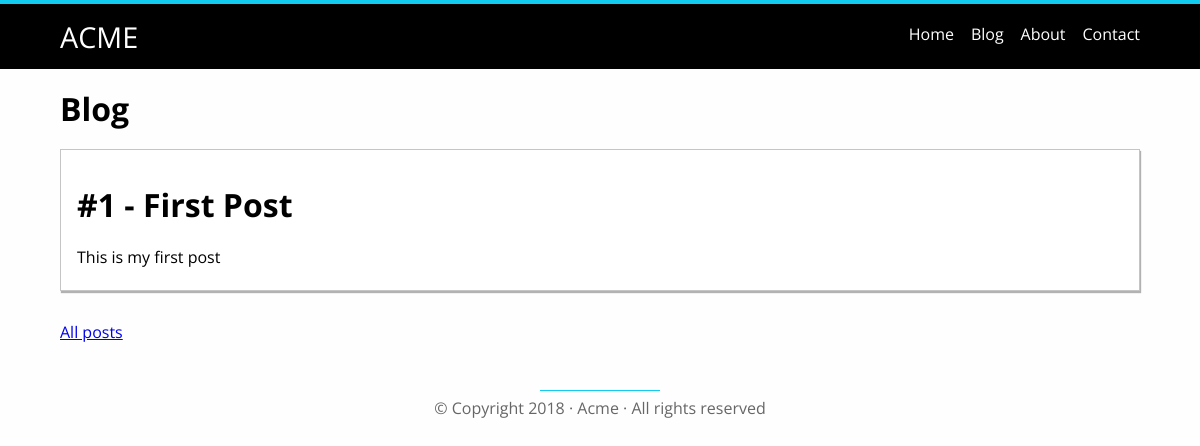
Page /blog/posts/1 on the committed database.
### blog/models.py (models this page shows, shortened)
class TimestampModel(models.Model):
    created_at = models.DateTimeField(auto_now_add=True)
    updated_at = models.DateTimeField(auto_now=True)
    class Meta:
        abstract = True

class Post(TimestampModel):
    title = models.CharField(max_length=255)
    body = models.TextField()

### blog/views.py (the view)
# urls.py: url(r'^posts/(?P<id>[0-9]+)$', views.show, name='show'),
def show(request, id):
    post = get_object_or_404(Post, pk=id)
    return render(request, 'blog/show.html', {'post':post})

### blog/templates/blog/show.html (shortened to what this page needs)
{% extends 'blog/base.html' %}
{% block body %}
    <article>
        <h1 class="title">#{{post.id}} - {{post.title}}</h1>
        <p class="content">{{post.body}}</p>
    </article>
    <p><a href="{% url 'blog:index' %}">All posts</a></p>
{% endblock body %}

### static/css/styles.css (style rules this page uses)
* { margin: 0; padding: 0; }
body { font-family: 'Open Sans', Helvetica, Arial, sans-serif ; background-color: #fefefe; }

### blog/static/blog/css/styles.css (style rules this page uses)
article { background-color: #fff; border: 1px solid #c5c5c5; margin-bottom: 2em; padding: 1em; box-shadow: 1px 2px 1px rgba(0, 0, 0, 0.3); }
article .title { margin-bottom: 0.5em; }
article .content { padding: 0.5em 0; }

### rows in the picture
Post: id "1", title "First Post", body "This is my first post"
